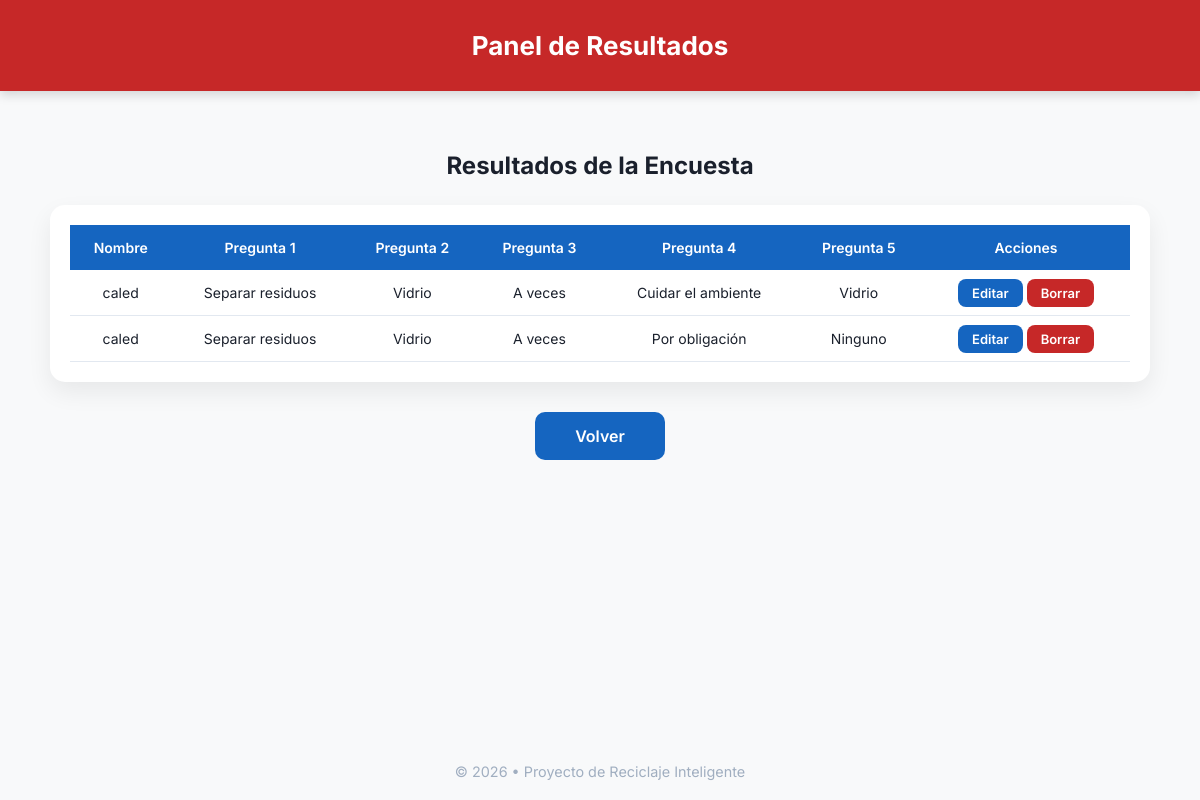
The app's page /resultados (signed in) with its own data.
### app.py (models this page shows)
class Encuesta(db.Model):
    id = db.Column(db.Integer, primary_key=True)
    nombre = db.Column(db.String(100))
    pregunta1 = db.Column(db.String(100))
    pregunta2 = db.Column(db.String(100))
    pregunta3 = db.Column(db.String(100))
    pregunta4 = db.Column(db.String(100))
    pregunta5 = db.Column(db.String(100))

### app.py (the view)
@app.route('/resultados')
@login_required
@solo_admin
def resultados():
    encuestas = Encuesta.query.all()
    return render_template('resultados.html', encuestas=encuestas)

### app.py (called while the page is built)
@login_manager.user_loader
def load_user(user_id):
    return Usuario.query.get(int(user_id))

def solo_admin(f):
    @wraps(f)
    def decorador(*args, **kwargs):
        if not current_user.is_authenticated or current_user.rol != "admin":
            abort(403)
        return f(*args, **kwargs)
    return decorador

### templates/resultados.html (shortened to what this page needs)
<!DOCTYPE html>
<html lang="es">
<head>
</head>
<body>
<header>
    <h1>Panel de Resultados</h1>
</header>
<div class="container">
    <h2 class="section-title">Resultados de la Encuesta</h2>
    <div class="table-container">
        <table>
            <thead>
                <tr>
                    <th>Nombre</th>
                    <th>Pregunta 1</th>
                    <th>Pregunta 2</th>
                    <th>Pregunta 3</th>
                    <th>Pregunta 4</th>
                    <th>Pregunta 5</th>
                    <th>Acciones</th>
                </tr>
            </thead>
            <tbody>
            {% for encuesta in encuestas %}
                <tr>
                    <td>{{ encuesta.nombre }}</td>
                    <td>{{ encuesta.pregunta1 }}</td>
                    <td>{{ encuesta.pregunta2 }}</td>
                    <td>{{ encuesta.pregunta3 }}</td>
                    <td>{{ encuesta.pregunta4 }}</td>
                    <td>{{ encuesta.pregunta5 }}</td>
                    <td class="actions">
                        <a class="btn-edit" href="{{ url_for('editar', id=encuesta.id) }}">Editar</a>
                        <a class="btn-delete" href="{{ url_for('eliminar', id=encuesta.id) }}"
                           onclick="return confirm('¿Eliminar esta encuesta?');">
                           Borrar
                        </a>
                    </td>
                </tr>
            {% endfor %}
            </tbody>
        </table>
    </div>
    <div style="text-align:center;">
        <a class="btn-back" href="{{ url_for('index') }}">Volver</a>
    </div>
</div>
<footer>
    © 2026 • Proyecto de Reciclaje Inteligente
</footer>
</body>
</html>

### templates/resultados.html (style rules this page uses)
:root { --primary-blue: #1565C0; --danger-red: #C62828; --bg-light: #F8F9FA; --white: #ffffff; --text-dark: #1A202C; --gray: #E2E8F0; }
* { box-sizing: border-box; }
body { margin: 0; font-family: 'Inter', sans-serif; background-color: var(--bg-light); color: var(--text-dark); min-height: 100vh; display: flex; flex-direction: column; }
header { background-color: var(--danger-red); padding: 30px 0; text-align: center; color: white; box-shadow: 0 4px 10px rgba(0,0,0,0.15); }
header h1 { margin: 0; font-size: 26px; font-weight: 700; }
.container { max-width: 1100px; width: 95%; margin: 40px auto; }
.section-title { text-align: center; font-size: 24px; font-weight: 700; margin-bottom: 25px; }
.table-container { background: var(--white); border-radius: 15px; box-shadow: 0 10px 25px rgba(0,0,0,0.07); overflow-x: auto; padding: 20px; }
table { width: 100%; border-collapse: collapse; min-width: 800px; }
thead { background-color: var(--primary-blue); color: white; }
th, td { padding: 14px 12px; text-align: center; }
th { font-weight: 600; font-size: 14px; }
td { font-size: 14px; border-bottom: 1px solid var(--gray); }
.actions a { text-decoration: none; font-weight: 600; padding: 6px 14px; border-radius: 8px; font-size: 13px; }
.btn-edit { background-color: var(--primary-blue); color: white; }
.btn-delete { background-color: var(--danger-red); color: white; }
.btn-back { display: inline-block; margin: 30px auto 0; background-color: var(--primary-blue); color: white; padding: 14px 40px; text-decoration: none; border-radius: 10px; font-weight: 600; transition: 0.3s; }
footer { margin-top: auto; padding: 20px; text-align: center; color: #A0AEC0; font-size: 0.9rem; }

### records on screen
Encuesta: nombre "caled", pregunta1 "Separar residuos", pregunta2 "Vidrio", pregunta3 "A veces", pregunta4 "Cuidar el ambiente", pregunta5 "Vidrio"
Encuesta: nombre "caled", pregunta1 "Separar residuos", pregunta2 "Vidrio", pregunta3 "A veces", pregunta4 "Por obligación", pregunta5 "Ninguno"
